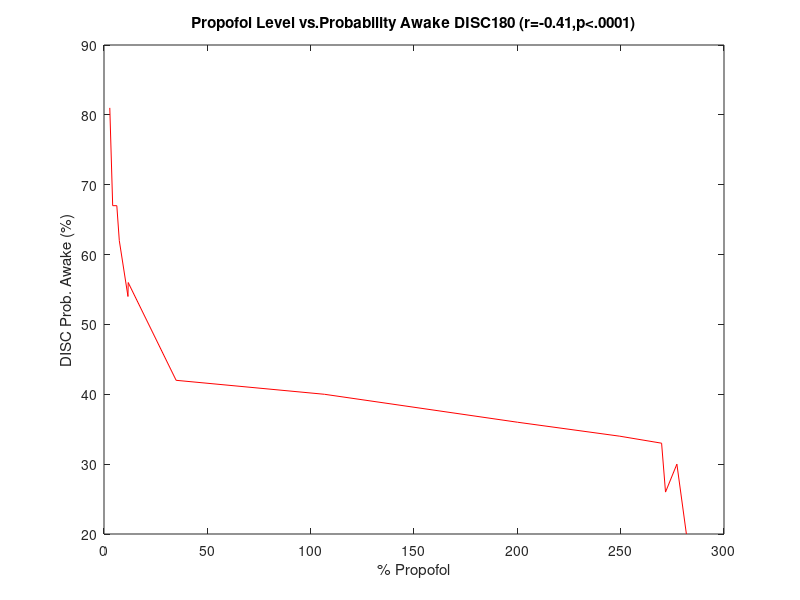

This chart was generated by the following MATLAB code:
whitebg('w');

%The following values are for propofol
s2 = [2.8;4.2;6.2;7.4;11.6;11.7;34.9;106.7;200.1;249.6;269.8;271.7;277.2;281.8];
correl = [81 67 67 62 54 56 42 40 36 34 33 26 30 20];


%The following values are for desflurane
%s2 = [.33;.36;.42;.62;.69;2.49;3.43;4.05;4.42;4.79;4.88;5.05;5.19];
%correl = [56 54 56 53 41 32 21 24 23 25 20 23 21];

%The following values are for isoflurane
%s2 = [0;.04;.05;.07;.09;.13;.16;.41;.91;.95;.95;.96;1.03;1.1];
%correl = [56 65 49 56 59 51 52 38 32 29 27 32 29 32];

%load correl.txt
h = figure(1);

plot(s2, correl,'r');

%d=get(h,'children');
%set(d,'xtick',[]);

%m = size(s2, 1);
%text([1:m],zeros([1,m])-5,s2(1:m,:));


title('Propofol Level vs.Probability Awake DISC180 (r=-0.41,p<.0001)');
xlabel('% Propofol')';
ylabel('DISC Prob. Awake (%)');

%text(15,40,'Color','r');
%orient landscape
%print -dwinc
 
